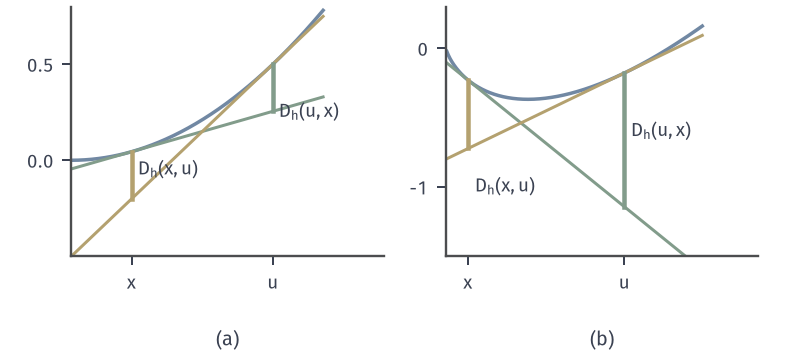

Write Python code to recreate this figure.
from pathlib import Path
import sys
sys.path.insert(0, str(Path(__file__).resolve().parents[1]/"feas-common"))
from feas_fig import *
HERE = Path(__file__).resolve().parent
fig, axs = figure(width_mm=112, height_mm=50, ncols=2)
ax = axs[0]; h = lambda t: .5*t**2; dh = lambda t: t; X_ = np.linspace(0, 1.25, 300); x, u = .3, 1.
ax.plot(X_, h(X_), color=BLUE, lw=1.4); 
for p, c in ((x, GREEN), (u, YELLOW)): ax.plot(X_, h(p)+dh(p)*(X_-p), color=c, lw=1.2)
ax.plot([u, u], [h(x)+dh(x)*(u-x), h(u)], color=GREEN, lw=1.8); ax.plot([x, x], [h(u)+dh(u)*(x-u), h(x)], color=YELLOW, lw=1.8)
ax.text(u+.03, .25, '$D_h(u,x)$', fontsize=7.5, color=INK, va='center', ha='left'); ax.text(x+.03, -.05, '$D_h(x,u)$', fontsize=7.5, va='center')
setup(ax, (0, 1.55), (-.5, .8), [.3, 1.], [0, .5]); ax.set_xticklabels(['$x$', '$u$'])
ax = axs[1]; h = lambda t: t*np.log(t); dh = lambda t: np.log(t)+1; X_ = np.linspace(.004, 1.15, 400); x, u = .1, .8
ax.plot(X_, h(X_), color=BLUE, lw=1.4)
for p, c in ((x, GREEN), (u, YELLOW)): ax.plot(X_, h(p)+dh(p)*(X_-p), color=c, lw=1.2)
ax.plot([u, u], [h(x)+dh(x)*(u-x), h(u)], color=GREEN, lw=1.8); ax.plot([x, x], [h(u)+dh(u)*(x-u), h(x)], color=YELLOW, lw=1.8)
ax.text(u+.03, -.6, '$D_h(u,x)$', fontsize=7.5, va='center'); ax.text(x+.03, -1.0, '$D_h(x,u)$', fontsize=7.5, va='center')
setup(ax, (0, 1.4), (-1.5, .3), [.1, .8], [-1, 0]); ax.set_xticklabels(['$x$', '$u$'])
panels(fig, .06, .985, .98, .2, .2); tags(fig, axs)
save(fig, HERE, 'figure', {'left': 'h=t^2/2', 'right': 'h=t log t', 'points_right': [.1, .8]})
